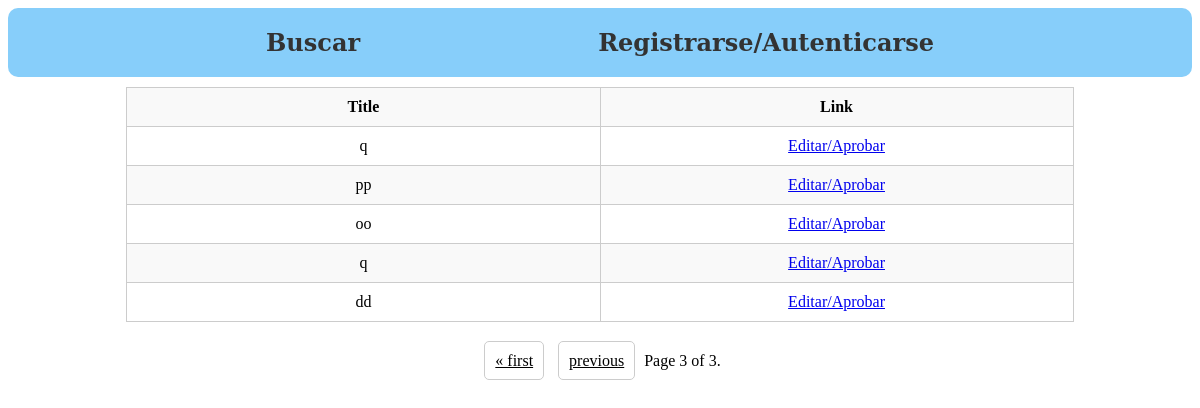
Before: /pending/?page=4 with the older database file.
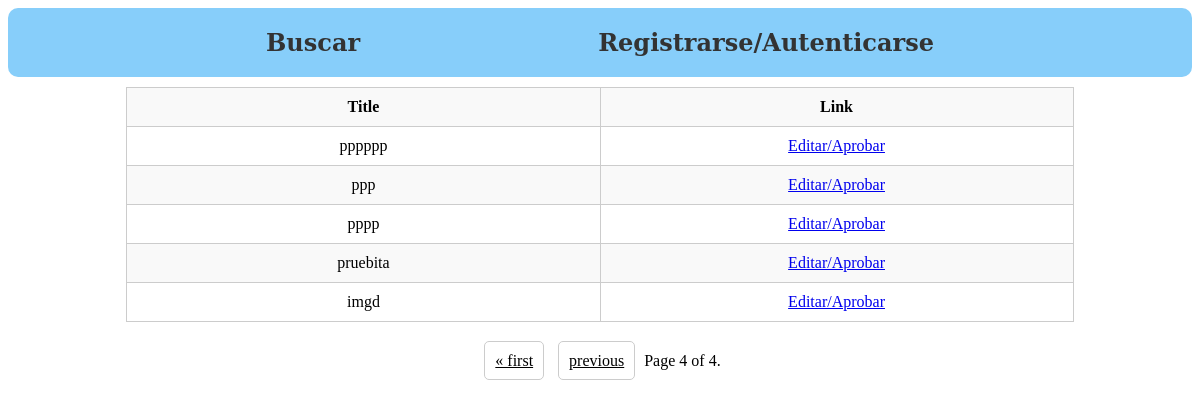
After: the same page with the newer database file.
### Documents/models.py (models this page shows, shortened)
class PendingDocuments(models.Model):
    image = models.ImageField(upload_to='document_images/', default='document_images/default.jpg')
    name = models.CharField(max_length=200)
    text = models.TextField()
    xml_file = models.TextField(default='')

### Documents/views.py (the view)
# urls.py: path('pending/', views.pending, name='pending'),
def pending(request):
    posts = PendingDocuments.objects.all()
    paginator = Paginator(posts, 5)
    page_number = request.GET.get('page')
    page_obj = paginator.get_page(page_number)
    return render(request, 'docs/pending.html', {'posts': posts, 'page_obj': page_obj})

### templates/docs/pending.html (shortened to what this page needs)
{% extends 'base/main.html' %}
{% block content %}
    <table class="table table-striped">
        <thead>
            <tr>
                <th>Title</th>
                <th>Link</th>
            </tr>
        </thead>
        <tbody>
            {% for post in page_obj %}
                <tr>
                    <td>{{ post.name }}</td>
                    <td><a href="/edit/{{ post.id }}?page={{ page_obj.number }}">Editar/Aprobar</a></td>
                </tr>
            {% endfor %}
        </tbody>
    </table>
    <div class="pagination">
        <span class="step-links">
            {% if page_obj.has_previous %}
                <a href="?page=1">&laquo; first</a>
                <a href="?page={{ page_obj.previous_page_number }}">previous</a>
            {% endif %}
            <span class="current">
                Page {{ page_obj.number }} of {{ page_obj.paginator.num_pages }}.
            </span>
        </span>
    </div>
{% endblock %}

Changed rows visible on the page:
no longer on this page (row unchanged): PendingDocuments: name "q"
no longer on this page (row unchanged): PendingDocuments: name "pp"
no longer on this page (row unchanged): PendingDocuments: name "oo"
no longer on this page (row unchanged): PendingDocuments: name "q"
no longer on this page (row unchanged): PendingDocuments: name "dd"
added PendingDocuments: name "pppppp"
added PendingDocuments: name "ppp"
added PendingDocuments: name "pppp"
added PendingDocuments: name "pruebita"
added PendingDocuments: name "imgd"
Other visible differences:
{{ page_obj.number }}: "3" → "4"
{{ page_obj.paginator.num_pages }}: "3" → "4"
